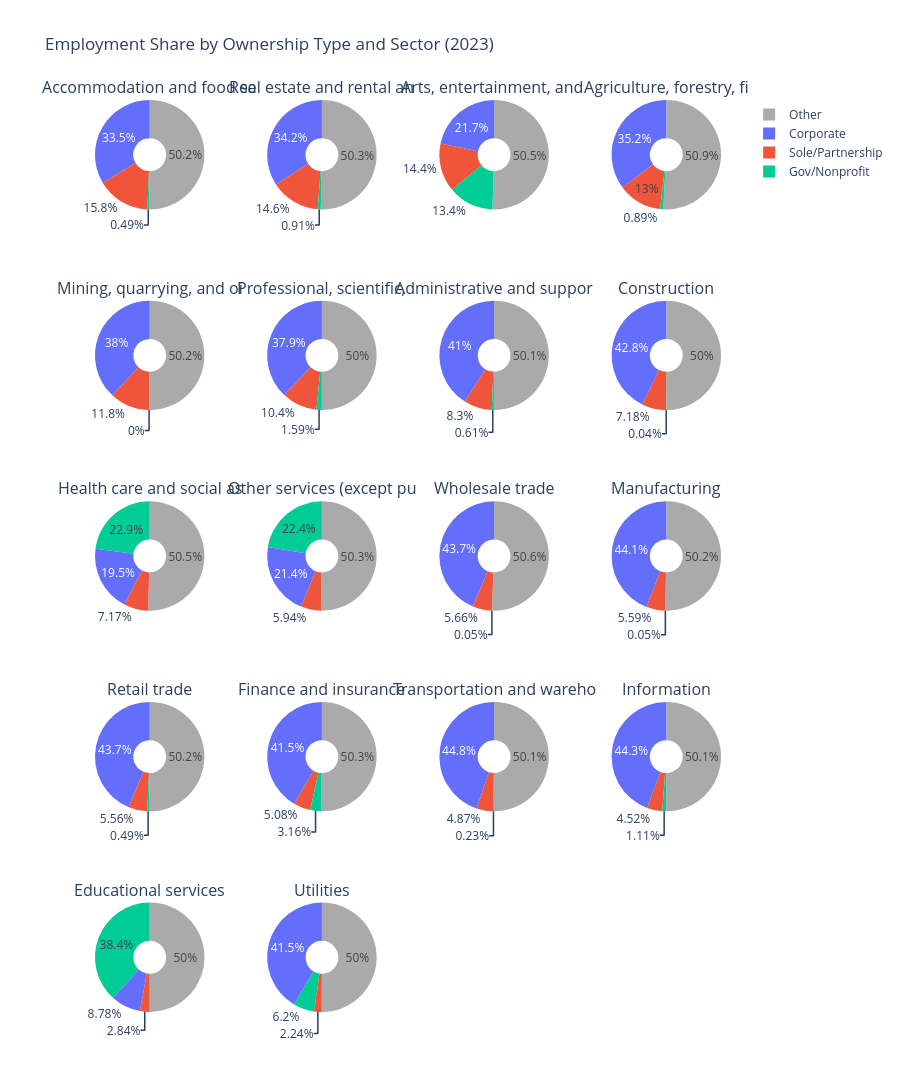

The notebook cell this image was saved under:
### Code cell
q4_2['other_share'] = 100 - q4_2['corp_share'] - q4_2['sole_share'] - q4_2['gov_np_share']

q4_2['sector_short'] = q4_2['sector_label'].str[:25]

from plotly.subplots import make_subplots
import plotly.graph_objects as go

n = len(q4_2)
cols = 4
rows = (n + cols - 1) // cols

specs = [[{'type': 'pie'} for _ in range(cols)] for _ in range(rows)]
fig = make_subplots(
    rows=rows, cols=cols,
    subplot_titles=q4_2['sector_short'].tolist(),
    specs=specs
)

colors = ['#636EFA', '#EF553B', '#00CC96', '#AAAAAA'] 
labels = ['Corporate', 'Sole/Partnership', 'Gov/Nonprofit', 'Other']

for i, row_data in q4_2.iterrows():
    r = i // cols + 1
    c = i % cols + 1
    values = [
        row_data['corp_share'],
        row_data['sole_share'],
        row_data['gov_np_share'],
        row_data['other_share']
    ]
    fig.add_trace(
        go.Pie(
            labels=labels,
            values=values,
            name=row_data['sector_short'],
            showlegend=(i == 0),
            marker=dict(colors=colors),
            textinfo='percent',
            hole=0.3 
        ),
        row=r, col=c
    )

fig.update_layout(
    title='Employment Share by Ownership Type and Sector (2023)',
    height=300 * rows,
    plot_bgcolor='white'
)

fig.show()

### Figure 1 — Plotly figure (JSON) as saved in the notebook; plotly's stock layout.template omitted (floating-point values rounded to 4 significant figures)
{"data": [{"domain": {"x": [0, 0.2125], "y": [0.88, 1]}, "hole": 0.3, "labels": ["Corporate", "Sole/Partnership", "Gov/Nonprofit", "Other"], "marker": {"colors": ["#636EFA", "#EF553B", "#00CC96", "#AAAAAA"]}, "name": "Accommodation and food se", "showlegend": true, "textinfo": "percent", "type": "pie", "values": [33.53, 15.8, 0.49, 50.18]}, {"domain": {"x": [0.2625, 0.475], "y": [0.88, 1]}, "hole": 0.3, "labels": ["Corporate", "Sole/Partnership", "Gov/Nonprofit", "Other"], "marker": {"colors": ["#636EFA", "#EF553B", "#00CC96", "#AAAAAA"]}, "name": "Real estate and rental an", "showlegend": false, "textinfo": "percent", "type": "pie", "values": [34.19, 14.58, 0.91, 50.32]}, {"domain": {"x": [0.525, 0.7375], "y": [0.88, 1]}, "hole": 0.3, "labels": ["Corporate", "Sole/Partnership", "Gov/Nonprofit", "Other"], "marker": {"colors": ["#636EFA", "#EF553B", "#00CC96", "#AAAAAA"]}, "name": "Arts, entertainment, and ", "showlegend": false, "textinfo": "percent", "type": "pie", "values": [21.72, 14.37, 13.43, 50.48]}, {"domain": {"x": [0.7875, 1], "y": [0.88, 1]}, "hole": 0.3, "labels": ["Corporate", "Sole/Partnership", "Gov/Nonprofit", "Other"], "marker": {"colors": ["#636EFA", "#EF553B", "#00CC96", "#AAAAAA"]}, "name": "Agriculture, forestry, fi", "showlegend": false, "textinfo": "percent", "type": "pie", "values": [35.23, 12.97, 0.89, 50.91]}, {"domain": {"x": [0, 0.2125], "y": [0.66, 0.78]}, "hole": 0.3, "labels": ["Corporate", "Sole/Partnership", "Gov/Nonprofit", "Other"], "marker": {"colors": ["#636EFA", "#EF553B", "#00CC96", "#AAAAAA"]}, "name": "Mining, quarrying, and oi", "showlegend": false, "textinfo": "percent", "type": "pie", "values": [38.05, 11.77, 0, 50.18]}, {"domain": {"x": [0.2625, 0.475], "y": [0.66, 0.78]}, "hole": 0.3, "labels": ["Corporate", "Sole/Partnership", "Gov/Nonprofit", "Other"], "marker": {"colors": ["#636EFA", "#EF553B", "#00CC96", "#AAAAAA"]}, "name": "Professional, scientific,", "showlegend": false, "textinfo": "percent", "type": "pie", "values": [37.94, 10.44, 1.59, 50.03]}, {"domain": {"x": [0.525, 0.7375], "y": [0.66, 0.78]}, "hole": 0.3, "labels": ["Corporate", "Sole/Partnership", "Gov/Nonprofit", "Other"], "marker": {"colors": ["#636EFA", "#EF553B", "#00CC96", "#AAAAAA"]}, "name": "Administrative and suppor", "showlegend": false, "textinfo": "percent", "type": "pie", "values": [41.01, 8.3, 0.61, 50.08]}, {"domain": {"x": [0.7875, 1], "y": [0.66, 0.78]}, "hole": 0.3, "labels": ["Corporate", "Sole/Partnership", "Gov/Nonprofit", "Other"], "marker": {"colors": ["#636EFA", "#EF553B", "#00CC96", "#AAAAAA"]}, "name": "Construction", "showlegend": false, "textinfo": "percent", "type": "pie", "values": [42.77, 7.18, 0.04, 50.01]}, {"domain": {"x": [0, 0.2125], "y": [0.44, 0.56]}, "hole": 0.3, "labels": ["Corporate", "Sole/Partnership", "Gov/Nonprofit", "Other"], "marker": {"colors": ["#636EFA", "#EF553B", "#00CC96", "#AAAAAA"]}, "name": "Health care and social as", "showlegend": false, "textinfo": "percent", "type": "pie", "values": [19.5, 7.17, 22.85, 50.48]}, {"domain": {"x": [0.2625, 0.475], "y": [0.44, 0.56]}, "hole": 0.3, "labels": ["Corporate", "Sole/Partnership", "Gov/Nonprofit", "Other"], "marker": {"colors": ["#636EFA", "#EF553B", "#00CC96", "#AAAAAA"]}, "name": "Other services (except pu", "showlegend": false, "textinfo": "percent", "type": "pie", "values": [21.39, 5.94, 22.4, 50.27]}, {"domain": {"x": [0.525, 0.7375], "y": [0.44, 0.56]}, "hole": 0.3, "labels": ["Corporate", "Sole/Partnership", "Gov/Nonprofit", "Other"], "marker": {"colors": ["#636EFA", "#EF553B", "#00CC96", "#AAAAAA"]}, "name": "Wholesale trade", "showlegend": false, "textinfo": "percent", "type": "pie", "values": [43.68, 5.66, 0.05, 50.61]}, {"domain": {"x": [0.7875, 1], "y": [0.44, 0.56]}, "hole": 0.3, "labels": ["Corporate", "Sole/Partnership", "Gov/Nonprofit", "Other"], "marker": {"colors": ["#636EFA", "#EF553B", "#00CC96", "#AAAAAA"]}, "name": "Manufacturing", "showlegend": false, "textinfo": "percent", "type": "pie", "values": [44.11, 5.59, 0.05, 50.25]}, {"domain": {"x": [0, 0.2125], "y": [0.22, 0.34]}, "hole": 0.3, "labels": ["Corporate", "Sole/Partnership", "Gov/Nonprofit", "Other"], "marker": {"colors": ["#636EFA", "#EF553B", "#00CC96", "#AAAAAA"]}, "name": "Retail trade", "showlegend": false, "textinfo": "percent", "type": "pie", "values": [43.74, 5.56, 0.49, 50.21]}, {"domain": {"x": [0.2625, 0.475], "y": [0.22, 0.34]}, "hole": 0.3, "labels": ["Corporate", "Sole/Partnership", "Gov/Nonprofit", "Other"], "marker": {"colors": ["#636EFA", "#EF553B", "#00CC96", "#AAAAAA"]}, "name": "Finance and insurance", "showlegend": false, "textinfo": "percent", "type": "pie", "values": [41.49, 5.08, 3.16, 50.27]}, {"domain": {"x": [0.525, 0.7375], "y": [0.22, 0.34]}, "hole": 0.3, "labels": ["Corporate", "Sole/Partnership", "Gov/Nonprofit", "Other"], "marker": {"colors": ["#636EFA", "#EF553B", "#00CC96", "#AAAAAA"]}, "name": "Transportation and wareho", "showlegend": false, "textinfo": "percent", "type": "pie", "values": [44.83, 4.87, 0.23, 50.07]}, {"domain": {"x": [0.7875, 1], "y": [0.22, 0.34]}, "hole": 0.3, "labels": ["Corporate", "Sole/Partnership", "Gov/Nonprofit", "Other"], "marker": {"colors": ["#636EFA", "#EF553B", "#00CC96", "#AAAAAA"]}, "name": "Information", "showlegend": false, "textinfo": "percent", "type": "pie", "values": [44.3, 4.52, 1.11, 50.07]}, {"domain": {"x": [0, 0.2125], "y": [0, 0.12]}, "hole": 0.3, "labels": ["Corporate", "Sole/Partnership", "Gov/Nonprofit", "Other"], "marker": {"colors": ["#636EFA", "#EF553B", "#00CC96", "#AAAAAA"]}, "name": "Educational services", "showlegend": false, "textinfo": "percent", "type": "pie", "values": [8.78, 2.84, 38.36, 50.02]}, {"domain": {"x": [0.2625, 0.475], "y": [0, 0.12]}, "hole": 0.3, "labels": ["Corporate", "Sole/Partnership", "Gov/Nonprofit", "Other"], "marker": {"colors": ["#636EFA", "#EF553B", "#00CC96", "#AAAAAA"]}, "name": "Utilities", "showlegend": false, "textinfo": "percent", "type": "pie", "values": [41.51, 2.24, 6.2, 50.05]}], "layout": {"annotations": [{"font": {"size": 16}, "showarrow": false, "text": "Accommodation and food se", "x": 0.1062, "xanchor": "center", "xref": "paper", "y": 1, "yanchor": "bottom", "yref": "paper"}, {"font": {"size": 16}, "showarrow": false, "text": "Real estate and rental an", "x": 0.3688, "xanchor": "center", "xref": "paper", "y": 1, "yanchor": "bottom", "yref": "paper"}, {"font": {"size": 16}, "showarrow": false, "text": "Arts, entertainment, and ", "x": 0.6313, "xanchor": "center", "xref": "paper", "y": 1, "yanchor": "bottom", "yref": "paper"}, {"font": {"size": 16}, "showarrow": false, "text": "Agriculture, forestry, fi", "x": 0.8938, "xanchor": "center", "xref": "paper", "y": 1, "yanchor": "bottom", "yref": "paper"}, {"font": {"size": 16}, "showarrow": false, "text": "Mining, quarrying, and oi", "x": 0.1062, "xanchor": "center", "xref": "paper", "y": 0.78, "yanchor": "bottom", "yref": "paper"}, {"font": {"size": 16}, "showarrow": false, "text": "Professional, scientific,", "x": 0.3688, "xanchor": "center", "xref": "paper", "y": 0.78, "yanchor": "bottom", "yref": "paper"}, {"font": {"size": 16}, "showarrow": false, "text": "Administrative and suppor", "x": 0.6313, "xanchor": "center", "xref": "paper", "y": 0.78, "yanchor": "bottom", "yref": "paper"}, {"font": {"size": 16}, "showarrow": false, "text": "Construction", "x": 0.8938, "xanchor": "center", "xref": "paper", "y": 0.78, "yanchor": "bottom", "yref": "paper"}, {"font": {"size": 16}, "showarrow": false, "text": "Health care and social as", "x": 0.1062, "xanchor": "center", "xref": "paper", "y": 0.56, "yanchor": "bottom", "yref": "paper"}, {"font": {"size": 16}, "showarrow": false, "text": "Other services (except pu", "x": 0.3688, "xanchor": "center", "xref": "paper", "y": 0.56, "yanchor": "bottom", "yref": "paper"}, {"font": {"size": 16}, "showarrow": false, "text": "Wholesale trade", "x": 0.6313, "xanchor": "center", "xref": "paper", "y": 0.56, "yanchor": "bottom", "yref": "paper"}, {"font": {"size": 16}, "showarrow": false, "text": "Manufacturing", "x": 0.8938, "xanchor": "center", "xref": "paper", "y": 0.56, "yanchor": "bottom", "yref": "paper"}, {"font": {"size": 16}, "showarrow": false, "text": "Retail trade", "x": 0.1062, "xanchor": "center", "xref": "paper", "y": 0.34, "yanchor": "bottom", "yref": "paper"}, {"font": {"size": 16}, "showarrow": false, "text": "Finance and insurance", "x": 0.3688, "xanchor": "center", "xref": "paper", "y": 0.34, "yanchor": "bottom", "yref": "paper"}, {"font": {"size": 16}, "showarrow": false, "text": "Transportation and wareho", "x": 0.6313, "xanchor": "center", "xref": "paper", "y": 0.34, "yanchor": "bottom", "yref": "paper"}, {"font": {"size": 16}, "showarrow": false, "text": "Information", "x": 0.8938, "xanchor": "center", "xref": "paper", "y": 0.34, "yanchor": "bottom", "yref": "paper"}, {"font": {"size": 16}, "showarrow": false, "text": "Educational services", "x": 0.1062, "xanchor": "center", "xref": "paper", "y": 0.12, "yanchor": "bottom", "yref": "paper"}, {"font": {"size": 16}, "showarrow": false, "text": "Utilities", "x": 0.3688, "xanchor": "center", "xref": "paper", "y": 0.12, "yanchor": "bottom", "yref": "paper"}], "height": 1500, "plot_bgcolor": "white", "title": {"text": "Employment Share by Ownership Type and Sector (2023)"}}}
